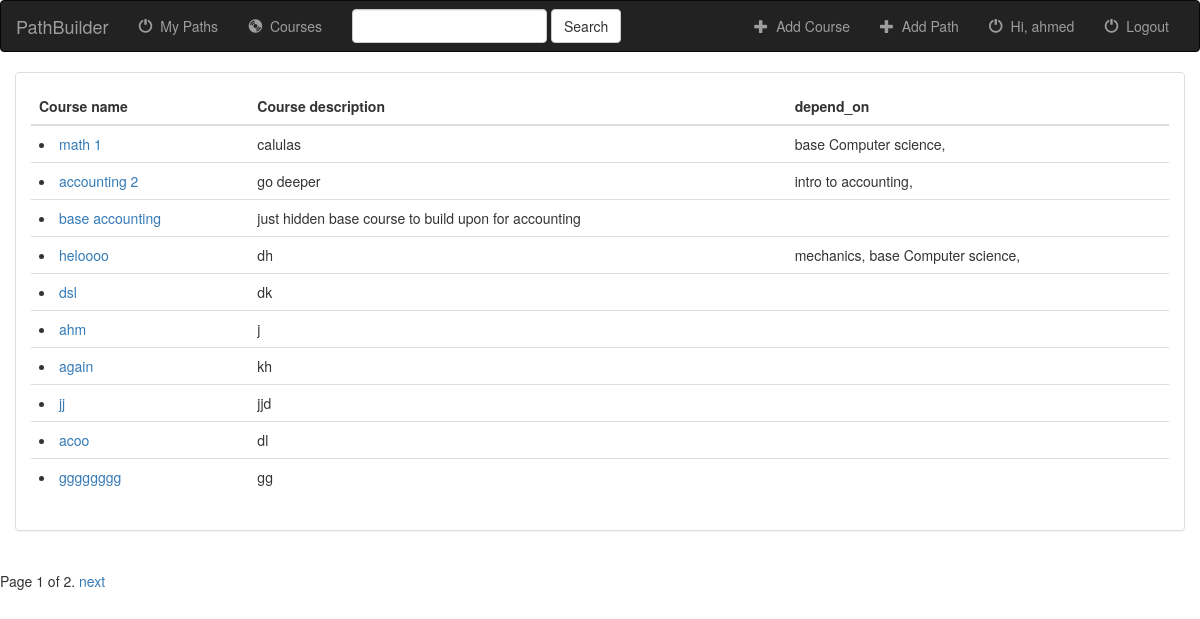
Page /paths/courses/my_courses/ (signed in) on the earlier database version.
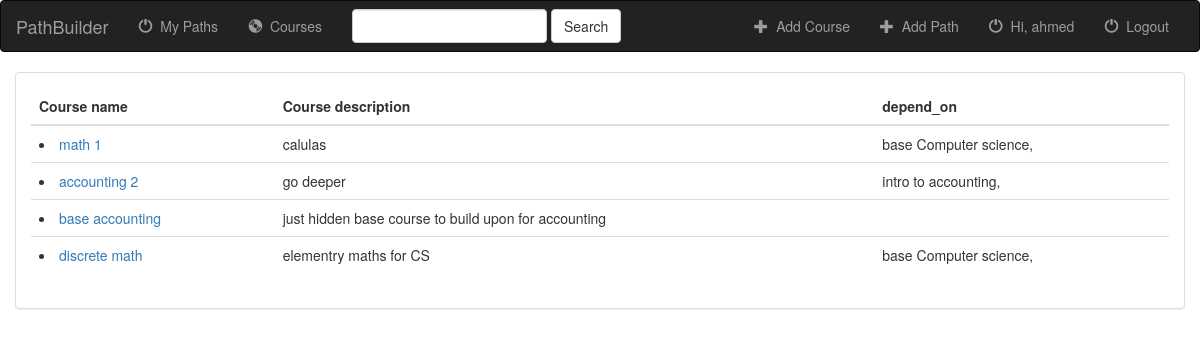
Same page on the later database version.
### paths/models.py (models this page shows, shortened)
class Course(models.Model):
    name = models.CharField(max_length=200, blank=False)
    slug = models.SlugField(max_length=200 , unique=True,null=False,blank=False)
    description = models.CharField(max_length=500)
    depend_on = models.ManyToManyField('self',related_name="above", blank=True,symmetrical=False)
    path = models.ForeignKey('Path', on_delete=models.CASCADE)
    creator = models.ForeignKey(User, on_delete=models.SET_NULL, null=True, blank=True)
    added = models.DateTimeField(auto_now_add=True)
    updated = models.DateTimeField(auto_now=True)
    photo = models.ImageField(default= dummyimage ,blank= True,upload_to=get_directory)
    access_counter = models.IntegerField(default=0, verbose_name="Access Counts")
    class Meta:
        permissions = (("can_mark_returned", "Set book as returned"),)
        ordering = ["-access_counter"]
    def get_absolute_url(self):
        return reverse('paths:show_course',args=[str(self.slug)])
    def __str__(self):
        return self.name

### paths/views/course.py (the view)
# urls.py: path('courses/my_courses/', courseV.my_CoursesListView.as_view(), name='my_courses'),
class my_CoursesListView(LoginRequiredMixin,CourseListView):
    def get_context_data(self,**kwargs):
        object = Author.objects.get(user=self.request.user)
        object.access_counter +=1
        object.save()
        return  super().get_context_data(**kwargs)
    def get_queryset(self):
       return Course.objects.filter(creator=self.request.user)

### paths/templates/paths/course_list.html (shortened to what this page needs)
{% extends 'base.html' %}
{% block content %}
<div class="container-fluid songs-container">
    <div class="row">
        <div class="col-sm-12">
            <div class="panel panel-default">
                <div class="panel-body">
                    <table class="table">
                        <thead>
                            <tr>
                                <th>Course name</th>
                                <th>Course description</th>
                                <th>depend_on</th>
                            </tr>
                        </thead>
                        <tbody>
                            {% for course in course_list %}
                                <tr>
                                    <td><li><a href="{{ course.get_absolute_url }}">{{ course.name }}</a></li></td>
                                    <td>{{ course.description }}</td>
                                    <td>
                                      {% for course_d in course.depend_on.all %}
                                        {{ course_d }},
                                      {% endfor %}
                                    </td>
                                </tr>
                            {% endfor %}
                        </tbody>
                    </table>
                </div>
            </div>
        </div>
    </div>
</div>
{% endblock %}

### paths/templates/base.html (shortened to what this page needs)
<!DOCTYPE html>
<html lang="en">
<head>
    {% load static %}
    <link rel="stylesheet" href="https://maxcdn.bootstrapcdn.com/bootstrap/3.3.6/css/bootstrap.min.css">
    <link rel="stylesheet" type="text/css" href="{% static 'paths/style.css' %}"/>
</head>
<body>
<nav class="navbar navbar-inverse">
    <div class="container-fluid">
        <div class="navbar-header">
            <a class="navbar-brand" href="{% url 'paths:index' %}">PathBuilder</a>
        </div>
        <div class="collapse navbar-collapse" id="topNavBar">
            <ul class="nav navbar-nav">
                {% if user.is_authenticated %}
                <li><a href="{% url 'paths:my_paths' %}">
                    <span class="glyphicon glyphicon-off" aria-hidden="true"></span>&nbsp; My Paths
                </a></li>
                {% endif %}
                <li class="{% block albums_active %}{% endblock %}"><a href="{% url 'paths:courses' %}"><span class="glyphicon glyphicon-cd" aria-hidden="true"></span>&nbsp; Courses</a></li>
            </ul>
            <form class="navbar-form navbar-left" role="search" method="get" action="{% url 'paths:index' %}">
                <div class="form-group">
                    <input type="text" class="form-control" name="q" value="{{ request.GET.q }}">
                </div>
                <button type="submit" class="btn btn-default">Search</button>
            </form>
            <ul class="nav navbar-nav navbar-right">
                <li>
                    <a href="{% url 'paths:add_course' %}">
                        <span class="glyphicon glyphicon-plus" aria-hidden="true"></span>&nbsp; Add Course
                    </a>
                </li>
                <li>
                    <a href="{% url 'paths:add_path' %}">
                        <span class="glyphicon glyphicon-plus" aria-hidden="true"></span>&nbsp; Add Path
                    </a>
                </li>
                {% if user.is_authenticated %}
                    <li>
                        <a href="{{ user.get_absolute_url }}">
                            <span class="glyphicon glyphicon-off" aria-hidden="true"></span>&nbsp; Hi, {{ user.get_username }}
                        </a>
                    </li>
                    <li><a href="{% url 'logout'%}?next={{request.path}}">
                        <span class="glyphicon glyphicon-off" aria-hidden="true"></span>&nbsp; Logout
                    </a></li>
                {% else %}
                    <li><a href="{% url 'login'%}?next={{request.path}}">
                        Login
                    </a></li>
                {% endif %}
            </ul>
        </div>
    </div>
</nav>
{% block content %}
{% endblock %}
{% block pagination %}
  {% if is_paginated %}
      <div class="pagination">
          <span class="page-links">
              <span class="page-current">
                  Page {{ page_obj.number }} of {{ page_obj.paginator.num_pages }}.
              </span>
              {% if page_obj.has_next %}
                  <a href="{{ request.path }}?page={{ page_obj.next_page_number }}">next</a>
              {% endif %}
          </span>
      </div>
  {% endif %}
{% endblock %}
</body>
</html>

Differences in the rows shown:
removed Course: name "heloooo", description "dh", Course (name "base Computer science")
no longer on this page (row unchanged): Course: name "mechanics", shown under "heloooo"
removed Course: name "dsl", description "dk"
removed Course: name "ahm", description "j"
removed Course: name "again", description "kh"
removed Course: name "jj", description "jjd"
removed Course: name "acoo", description "dl"
removed Course: name "gggggggg", description "gg"
added Course: name "discrete math", description "elementry maths for CS", Course (name "base Computer science")
Other differences:
{{ page_obj.number }}: "1" → (not shown)
{{ page_obj.paginator.num_pages }}: "2" → (not shown)
text no longer shown: "Page of . next"
